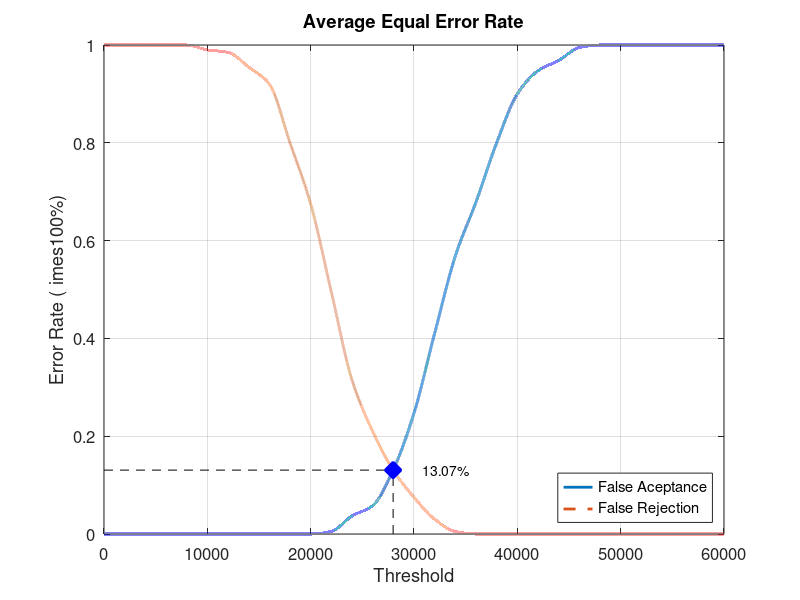
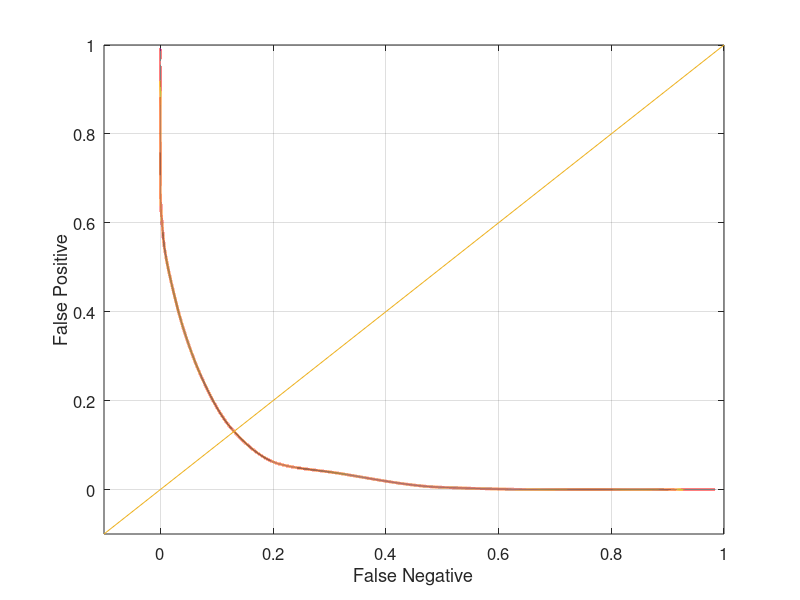

Write the MATLAB code that produced these figures, in order.
close all;
clear;
clc;
x = 0:2000:60000;
xq = 0:0.5:60000;

y0 = [0 0 0 0 0 0 0 0 0 0 0 0.00526316 0.0368421 0.0578947 0.131579 0.247368 0.410526 0.568421 0.678947 0.8 0.9 0.947368 0.968421 0.994737 1 1 1 1 1 1 1]
yy0 = interp1(x, y0, xq, 'pchip');
y1 = [1 1 1 1 1 0.99 0.985 0.955 0.92 0.8 0.675 0.495 0.315 0.21 0.13 0.075 0.03 0.005 0 0 0 0 0 0 0 0 0 0 0 0 0]
yy1 = interp1(x, y1, xq, 'pchip');

% Calculating EER: 
y2 = abs(y0 - y1);
find(y2 == min(y2))
yy2 = abs(yy0 - yy1);
xEER = find(yy2 == min(yy2));
xEERIndex = xq(xEER) % X-axis EER
yEER = yy0(xEER) % Y-axis EER

main = figure
plot(xq, yy0,'-','LineWidth', 2);	hold on
plot(xq, yy1,'--','LineWidth', 2);	hold on
plot([xEERIndex xEERIndex], [0 yEER], 'k--');	hold on
plot([0 xEERIndex], [yEER yEER], 'k--');	hold on
plot(xEERIndex, yEER, 'bx', 'LineWidth', 10);	hold on
text(xEERIndex + 10 * xEERIndex / 100, yEER, [num2str(round((10000 * yEER)) / 100) '%'])
legend('False Aceptance', 'False Rejection', 'Location', 'SouthEast')
xlabel('Threshold')
ylabel('Error Rate (	imes100%)')
title('Average Equal Error Rate')
set(gca, 'FontSize', 12)
axis([0 60000 0 1])
grid on

print(main, 'Database3_1Main', '-dpng');
FNRxFPR = figure('Color', [1 1 1]);
plot(yy1, yy0, '-', yy1, yy0, 'LineWidth', 2);
hold on
y = -0.1:0.1:1
plot(y, y); 
set(gca, 'FontSize', 12)
xlabel('False Negative')
ylabel('False Positive')
axis([-0.1 1 -0.1 1])
set(gca, 'FontSize', 12)
grid on

print(FNRxFPR, 'Database3_1FNRxFPR','-dpng');
